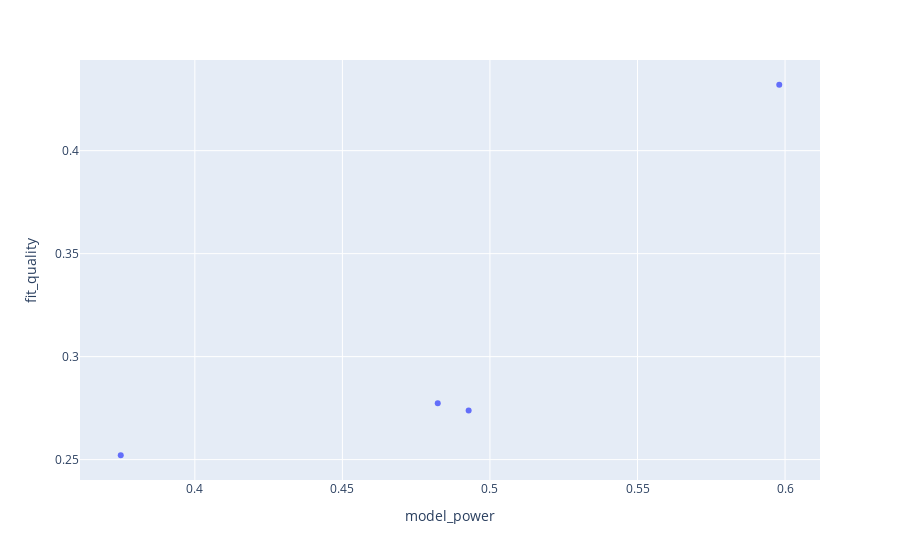

This figure's notebook cell:
### Code cell
### Watch in action with just a small gridsearch
save_path = 'C:/Users/marcusdeckert/Box/marcusdeckert/Presentation Work/CARFAX Academy/Lesson 7 stuff/small_gs.html'
base_score = data1_train['incloss_col'].sum()/data1_train['ee_col'].sum()

drop_cols = ['ee_col','incloss_col','pp']

tweedie_p_list = [1.5]
bmf_list = [.05,.10]
max_depth_list = [6]
num_round_list = [25,50]

cv_sub('incloss_col','pred_loss','ee_col', drop_cols, save_path)

### Figure 1 — Plotly figure (JSON) as saved in the notebook; plotly's stock layout.template omitted (floating-point values rounded to 4 significant figures)
{"data": [{"customdata": [[1.5, 0.05, 6, 25], [1.5, 0.05, 6, 50], [1.5, 0.1, 6, 25], [1.5, 0.1, 6, 50]], "hovertemplate": "model_power=%{x}<br>fit_quality=%{y}<br>tweedie_p=%{customdata[0]}<br>bmf=%{customdata[1]}<br>max_depth=%{customdata[2]}<br>num_round=%{customdata[3]}<extra></extra>", "legendgroup": "", "marker": {"color": "#636efa", "symbol": "circle"}, "mode": "markers", "name": "", "orientation": "v", "showlegend": false, "type": "scatter", "x": [0.3749, 0.4823, 0.4928, 0.598], "xaxis": "x", "y": [0.2521, 0.2773, 0.2738, 0.432], "yaxis": "y"}], "layout": {"legend": {"tracegroupgap": 0}, "margin": {"t": 60}, "xaxis": {"anchor": "y", "domain": [0, 1], "title": {"text": "model_power"}}, "yaxis": {"anchor": "x", "domain": [0, 1], "title": {"text": "fit_quality"}}}}
